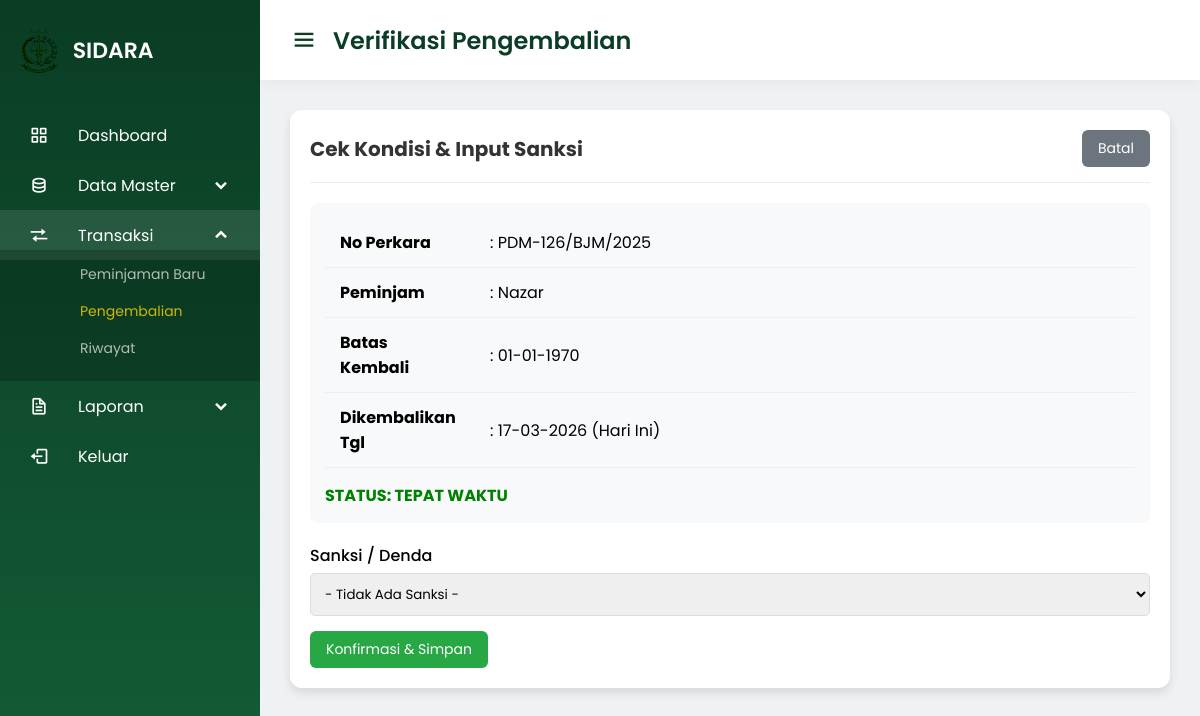
Screenshot of /SIDARA/admin/transaksi/pengembalian/form_pengembalian.php?id=4 (signed in) with the database file from the repository.
### tables this page shows
CREATE TABLE `transaksi_peminjaman` (
  `id_transaksi` int NOT NULL,
  `id_pengguna` int DEFAULT NULL,
  `id_arsip` int DEFAULT NULL,
  `nama_peminjam` varchar(100) NOT NULL,
  `nip_peminjam` varchar(50) DEFAULT NULL,
  `divisi` varchar(100) DEFAULT NULL,
  `tanggal_pinjam` date NOT NULL,
  `batas_kembali` date DEFAULT NULL,
  `tanggal_kembali` date DEFAULT NULL,
  `keterangan` text,
  `sanksi` varchar(255) DEFAULT NULL,
  `status` enum('Menunggu','Dipinjam','Menunggu Kembali','Kembali') DEFAULT 'Menunggu'
);

CREATE TABLE `data_arsip` (
  `id_arsip` int NOT NULL,
  `no_perkara` varchar(100) NOT NULL,
  `nama_terdakwa` varchar(100) NOT NULL,
  `id_kategori` int DEFAULT NULL,
  `id_jaksa` int DEFAULT NULL,
  `id_lokasi` int DEFAULT NULL,
  `tanggal_masuk` date DEFAULT NULL,
  `status` enum('Ada','Dipinjam') DEFAULT 'Ada',
  `file_arsip` varchar(255) DEFAULT NULL
);

### SIDARA/admin/transaksi/pengembalian/form_pengembalian.php (the view, shortened to what this page needs)
<?php
include '../../../config/koneksi.php';
$id = $_GET['id'];
$query = "SELECT * FROM transaksi_peminjaman
          JOIN data_arsip ON transaksi_peminjaman.id_arsip = data_arsip.id_arsip
          WHERE id_transaksi='$id'";
$data = mysqli_fetch_assoc(mysqli_query($conn, $query));
if($data['status'] == 'Menunggu Kembali') {
    $tanggal_kembali_aktual = $data['tanggal_kembali'];
} else {
    $tanggal_kembali_aktual = date('Y-m-d');
}
if(!empty($data['batas_kembali'])){
    $batas = new DateTime($data['batas_kembali']);
} else {
    $batas = new DateTime(date('Y-m-d', strtotime('+3 months', strtotime($data['tanggal_pinjam']))));
}
$kembali = new DateTime($tanggal_kembali_aktual);
$is_late = ($kembali > $batas);
$selisih = $kembali->diff($batas)->days;
?>
<!DOCTYPE html>
<html lang="id">
<head>
    <link rel="stylesheet" href="/sidara/assets/style.css">
    <link href='https://unpkg.com/boxicons@2.0.7/css/boxicons.min.css' rel='stylesheet'>
</head>
<body>
    <?php include '../../layout/navbar.php'; ?>
    <section class="home-section">
        <nav>
            <div class="sidebar-button">
                <i class='bx bx-menu sidebarBtn'></i>
                <span class="dashboard">Verifikasi Pengembalian</span>
            </div>
        </nav>
        <div class="home-content">
            <div class="card">
                <div class="card-header">
                    <h3>Cek Kondisi & Input Sanksi</h3>
                    <a href="pengembalian.php" class="btn-add" style="background:#6c757d;">Batal</a>
                </div>
                <div style="margin-bottom: 20px; padding: 15px; background: #f8f9fa; border-radius: 8px;">
                    <table style="width: 100%;">
                        <tr><td style="width: 150px;"><b>No Perkara</b></td><td>: <?= $data['no_perkara']; ?></td></tr>
                        <tr><td><b>Peminjam</b></td><td>: <?= $data['nama_peminjam']; ?></td></tr>
                        <tr><td><b>Batas Kembali</b></td><td>: <?= date('d-m-Y', strtotime($data['batas_kembali'])); ?></td></tr>
                        <tr>
                            <td><b>Dikembalikan Tgl</b></td>
                            <td>: <?= date('d-m-Y', strtotime($tanggal_kembali_aktual)); ?>
                                <?= ($data['status'] == 'Menunggu Kembali') ? '(Diajukan Staff)' : '(Hari Ini)'; ?>
                            </td>
                        </tr>
                    </table>
                    <div style="margin-top: 15px;">
                        <?php if($is_late) { ?>
                            <p style="color:red; font-weight:bold; font-size: 16px;">STATUS: TERLAMBAT <?= $selisih; ?> HARI</p>
                            <small>Silakan input sanksi di bawah ini.</small>
                        <?php } else { ?>
                            <p style="color:green; font-weight:bold; font-size: 16px;">STATUS: TEPAT WAKTU</p>
                        <?php } ?>
                    </div>
                </div>
                <form action="proses_pengembalian.php" method="POST">
                    <label class="form-label">Sanksi / Denda</label>
                    <select name="sanksi" id="sanksi" class="form-input">
                        <option value="-">- Tidak Ada Sanksi -</option>
                    </select>
                    <button type="submit" name="proses" class="btn-add" style="background:#28a745;">Konfirmasi & Simpan</button>
                </form>
            </div>
        </div>
    </section>
</body>
</html>

### SIDARA/assets/style.css (style rules this page uses)
:root { --sidebar-gradient: linear-gradient(180deg, #0a3d24 0%, #155d36 100%); --bg-left-gradient: linear-gradient(135deg, #e8f5e9 0%, #c8e6c9 100%); --primary-color: #198754; --primary-hover: #146c43; --accent-color: #ffd700; --secondary-navy: #212529; --text-dark: #333; --text-light: #ffffff; --text-muted: #6c757d; --border-color: #ced4da; --input-bg: #e9ecef; --shadow-soft: 0 10px 30px rgba(0,0,0,0.1); }
* { margin: 0; padding: 0; box-sizing: border-box; font-family: 'Poppins', sans-serif; }
.home-section { position: relative; background: #eef2f5; min-height: 100vh; left: 260px; width: calc(100% - 260px); transition: all 0.5s ease; }
.home-section nav { display: flex; justify-content: space-between; height: 80px; background: #fff; align-items: center; position: sticky; top: 0; z-index: 99; padding: 0 30px; box-shadow: 0 2px 15px rgba(0,0,0,0.05); }
.home-section nav .sidebar-button { display: flex; align-items: center; font-size: 24px; font-weight: 600; color: #0a3d24; }
.home-section nav .sidebar-button i { font-size: 28px; margin-right: 15px; cursor: pointer; }
.home-content { padding: 30px; }
.card { background: #fff; padding: 20px; border-radius: 12px; box-shadow: 0 5px 10px rgba(0,0,0,0.1); margin-bottom: 20px; }
.card-header { display: flex; justify-content: space-between; align-items: center; margin-bottom: 20px; border-bottom: 1px solid #eee; padding-bottom: 15px; }
.card-header h3 { color: #333; font-size: 20px; }
.btn-add { background: var(--primary-color); color: #fff; padding: 8px 16px; border-radius: 6px; text-decoration: none; font-size: 14px; border: none; cursor: pointer; }
table { width: 100%; border-collapse: collapse; }
table th, table td { padding: 12px 15px; text-align: left; border-bottom: 1px solid #eee; }
.form-input { width: 100%; padding: 10px; margin-bottom: 15px; border: 1px solid #ddd; border-radius: 5px; }
.form-label { display: block; margin-bottom: 5px; font-weight: 500; }

### rows the page displays
transaksi_peminjaman: id_arsip.no_perkara "PDM-126/BJM/2025", nama_peminjam "Nazar", batas_kembali "01-01-1970"

### other values shown
date('d-m-Y', strtotime($tanggal_kembali_aktual)) "17-03-2026"
